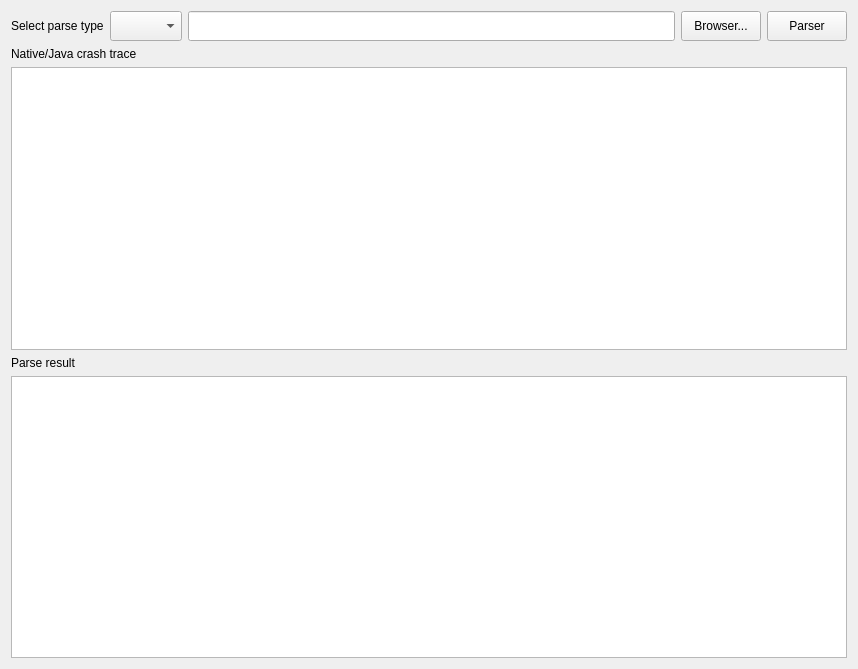
<?xml version="1.0" encoding="UTF-8"?>
<ui version="4.0">
 <class>Form</class>
 <widget class="QWidget" name="Form">
  <property name="geometry">
   <rect>
    <x>0</x>
    <y>0</y>
    <width>858</width>
    <height>669</height>
   </rect>
  </property>
  <property name="windowTitle">
   <string>Form</string>
  </property>
  <layout class="QVBoxLayout" name="verticalLayout">
   <item>
    <layout class="QHBoxLayout" name="horizontalLayout">
     <item>
      <widget class="QLabel" name="label_3">
       <property name="text">
        <string>Select parse type</string>
       </property>
      </widget>
     </item>
     <item>
      <widget class="QComboBox" name="comboBox_type">
       <property name="minimumSize">
        <size>
         <width>0</width>
         <height>30</height>
        </size>
       </property>
      </widget>
     </item>
     <item>
      <widget class="QLineEdit" name="lineEdit_path">
       <property name="minimumSize">
        <size>
         <width>0</width>
         <height>30</height>
        </size>
       </property>
      </widget>
     </item>
     <item>
      <widget class="QPushButton" name="pushButton_browser">
       <property name="minimumSize">
        <size>
         <width>0</width>
         <height>30</height>
        </size>
       </property>
       <property name="text">
        <string>Browser...</string>
       </property>
      </widget>
     </item>
     <item>
      <widget class="QPushButton" name="pushButton_parse">
       <property name="minimumSize">
        <size>
         <width>0</width>
         <height>30</height>
        </size>
       </property>
       <property name="text">
        <string>Parser</string>
       </property>
      </widget>
     </item>
    </layout>
   </item>
   <item>
    <widget class="QLabel" name="label">
     <property name="text">
      <string>Native/Java crash trace</string>
     </property>
    </widget>
   </item>
   <item>
    <widget class="QPlainTextEdit" name="plainTextEdit_trace"/>
   </item>
   <item>
    <layout class="QHBoxLayout" name="horizontalLayout_2">
     <property name="topMargin">
      <number>0</number>
     </property>
     <item>
      <widget class="QLabel" name="label_2">
       <property name="text">
        <string>Parse result</string>
       </property>
      </widget>
     </item>
    </layout>
   </item>
   <item>
    <widget class="QTextBrowser" name="textBrowser_result"/>
   </item>
  </layout>
 </widget>
 <resources/>
 <connections/>
</ui>
